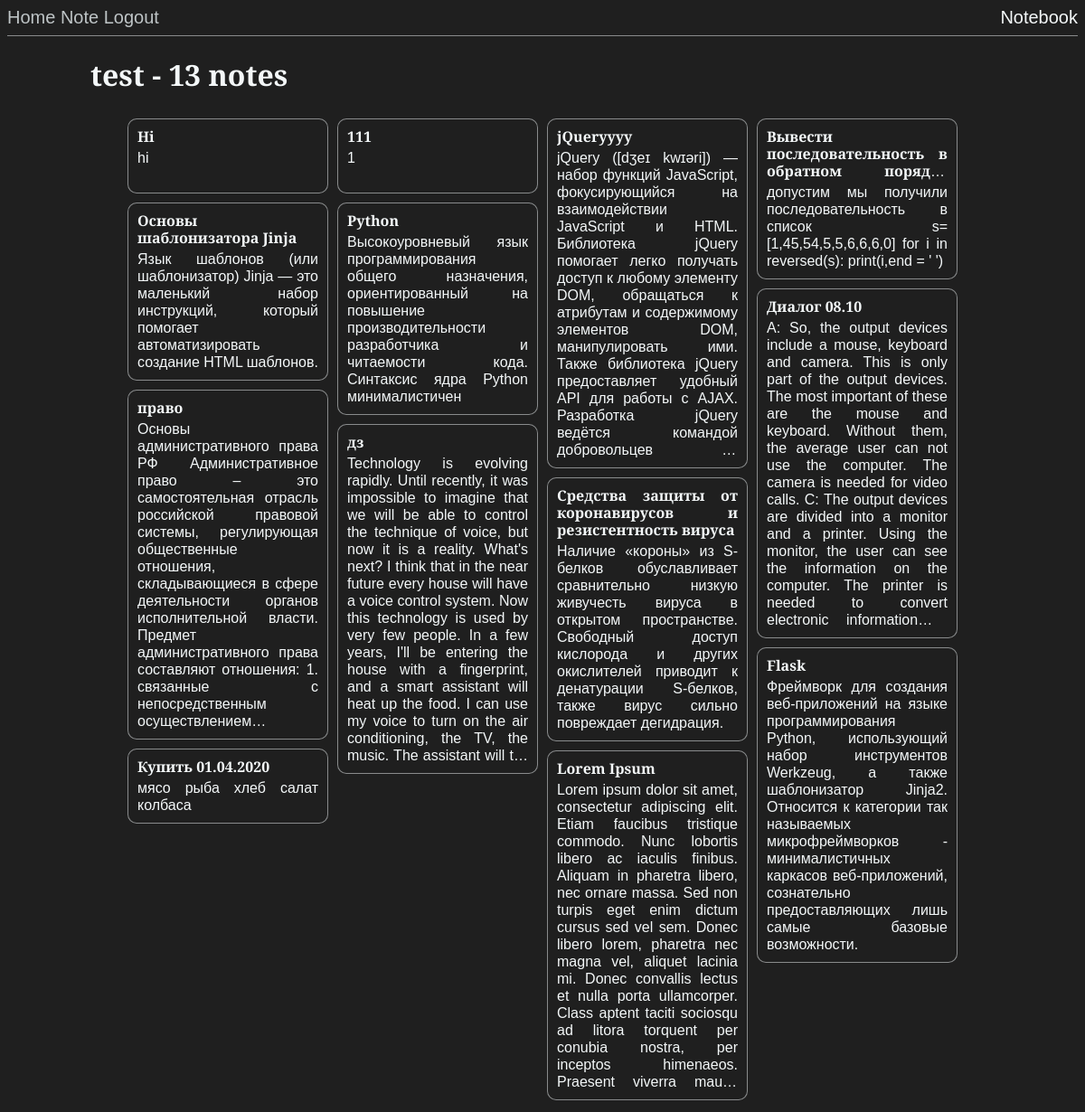
Page /index (signed in) on the committed database.
### app/models.py (models this page shows, shortened)
class User(UserMixin, db.Model):
    id = db.Column(db.Integer, primary_key=True)
    username = db.Column(db.String(64), index=True, unique=True)
    email = db.Column(db.String(120), index=True, unique=True)
    password_hash = db.Column(db.String(128))
    notes = db.relationship('Note', backref='author', lazy='dynamic')

class Note(db.Model):
    id = db.Column(db.Integer, primary_key=True)
    header = db.Column(db.String(64))
    body = db.Column(db.String(140))
    timestamp = db.Column(db.DateTime, index=True, default=datetime.utcnow)
    user_id = db.Column(db.Integer, db.ForeignKey('user.id'))

### app/routes.py (the view)
@app.route('/')
@app.route('/index')
@login_required
def index():
    user = User.query.filter_by(username=current_user.username).first_or_404()
    return render_template('index.html', title='Home', notes=push_notes(user))

### app/models.py (called while the page is built)
@login.user_loader
def load_user(id):
    return User.query.get(int(id))

### app/routes.py (called while the page is built)
def push_notes(user):
    all_notes = []
    notes = user.notes.all()
    for n in reversed(notes):
        all_notes.append({'id': n.id, 'header': n.header, 'body': n.body})
    return all_notes

### app/templates/index.html (shortened to what this page needs)
{% extends "base.html" %}
{% block content %}
    <h1>{{ current_user.username }} - {{notes|length}} notes</h1>
    <div class="note_blocks"
         data-masonry='{ "itemSelector": ".note_block", "columnWidth": ".note_block", "isFitWidth": "true" }'>
        {% for note in notes %}
            <div class="note_block"
                 onclick="window.location.href='{{ url_for('note_edit', username=current_user.username, id=note.id) }}';">
                <p class="note_header"><b>{{ note.header }}</b></p>
                <p class="note_body">{{ note.body }}</p>
            </div>
        {% endfor %}
    </div>
{% endblock %}

### app/templates/base.html (shortened to what this page needs)
<html>
<head>
    <link rel="stylesheet" type="text/css" href="{{ url_for('static', filename='css/jquery.jgrowl.min.css') }}"/>
    <link rel="stylesheet" type="text/css" href="{{ url_for('static', filename='css/styles.css') }}"/>
</head>
<body>
<header>
    <a href="{{ url_for('index') }}">Home</a>
    {% if current_user.is_anonymous %}
        <a href="{{ url_for('login') }}">Login</a>
    {% else %}
        <a href="{{ url_for('note', username=current_user.username) }}">Note</a>
        <a href="{{ url_for('logout') }}">Logout</a>
    {% endif %}
    <span>Notebook</span>
</header>
<hr>
<div class="content">
    {% block content %}{% endblock %}
</div>
</body>
</html>

### app/static/css/styles.css (style rules this page uses)
body { background-color: #1f1f1f; color: #f4f8f9; font-family: 'Alegreya Sans', sans-serif, "Lucida Sans Unicode"; text-align: justify; }
.content { max-width: 1000px; margin: 0 auto; }
header { font-size: 20px; }
header span { float: right; }
a { color: #bec4c6; text-decoration: none; -webkit-transition: all 0.3s ease; -moz-transition: all 0.3s ease; }
hr { border: 0; height: 1px; background: #f4f8f9; opacity: 0.5; }
.note_blocks { margin: 0 auto; user-select: none; }
.note_block p { margin: 0; word-wrap: break-word; }
.note_block { float: left; height: max-content; width: 200px; padding: 10px; border: 1px solid rgba(244, 248, 249, 0.5); border-radius: 10px; background: #1f1f1f; color: #f4f8f9; margin: 5px; -webkit-transition: all 0.3s ease; -moz-transition: all 0.3s ease; }
.note_header { max-height: calc(19px * 3); overflow: hidden; line-height: 19px; display: -webkit-box; -webkit-line-clamp: 3; -webkit-box-orient: vertical; }
.note_body { padding-top: 4px; max-height: calc(19px * 18); min-height: calc(19px * 2); overflow: hidden; line-height: 19px; display: -webkit-box; -webkit-line-clamp: 18; -webkit-box-orient: vertical; }

### rows in the picture
User: username "test"
Note: header "Hi", body "hi"
Note: header "111", body "1"
Note: header "jQueryyyy", body "jQuery ([dʒeɪ kwɪəri]) — набор функций JavaScript, фокусирующийся на взаимодействии JavaScript и HTML. Библиотека jQuery помогает легко получать доступ к любому элементу DOM, обращаться к атрибутам и содержимому элементов DOM, манипулировать ими. Также библиотека jQuery предоставляет удобный API для работы с AJAX. Разработка jQuery ведётся командой добровольцев…"
Note: header "Вывести последовательность в обратном…", body "допустим мы получили последовательность в список s=[1,45,54,5,5,6,6,6,0] for i in reversed(s): print(i,end = ' ')"
Note: header "Основы шаблонизатора Jinja", body "Язык шаблонов (или шаблонизатор) Jinja — это маленький набор инструкций, который помогает автоматизировать создание HTML шаблонов."
Note: header "Python", body "Высокоуровневый язык программирования общего назначения, ориентированный на повышение производительности разработчика и читаемости кода. Синтаксис ядра Python минималистичен"
Note: header "Диалог 08.10", body "А: So, the output devices include a mouse, keyboard and camera. This is only part of the output devices. The most important of these are the mouse and keyboard. Without them, the average user can not use the computer. The camera is needed for video calls. С: The output devices are divided into a monitor and a printer. Using the monitor, the user can see the information on the computer. The printer is needed to convert electronic information…"
Note: header "право", body "Основы административного права РФ Административное право – это самостоятельная отрасль российской правовой системы, регулирующая общественные отношения, складывающиеся в сфере деятельности органов исполнительной власти. Предмет административного права составляют отношения: 1. связанные с непосредственным…"
Note: header "дз", body "Technology is evolving rapidly. Until recently, it was impossible to imagine that we will be able to control the technique of voice, but now it is a reality. What's next? I think that in the near future every house will have a voice control system. Now this technology is used by very few people. In a few years, I'll be entering the house with a fingerprint, and a smart assistant will heat up the food. I can use my voice to turn on the air conditioning, the TV, the music. The assistant will…"
Note: header "Средства защиты от коронавирусов и резистентность вируса", body "Наличие «короны» из S-белков обуславливает сравнительно низкую живучесть вируса в открытом пространстве. Свободный доступ кислорода и других окислителей приводит к денатурации S-белков, также вирус сильно повреждает дегидрация."
Note: header "Flask", body "Фреймворк для создания веб-приложений на языке программирования Python, использующий набор инструментов Werkzeug, а также шаблонизатор Jinja2. Относится к категории так называемых микрофреймворков - минималистичных каркасов веб-приложений, сознательно предоставляющих лишь самые базовые возможности."
Note: header "Купить 01.04.2020", body "мясо рыба хлеб салат колбаса"
Note: header "Lorem Ipsum", body "Lorem ipsum dolor sit amet, consectetur adipiscing elit. Etiam faucibus tristique commodo. Nunc lobortis libero ac iaculis finibus. Aliquam in pharetra libero, nec ornare massa. Sed non turpis eget enim dictum cursus sed vel sem. Donec libero lorem, pharetra nec magna vel, aliquet lacinia mi. Donec convallis lectus et nulla porta ullamcorper. Class aptent taciti sociosqu ad litora torquent per conubia nostra, per inceptos himenaeos. Praesent viverra…"

### other values in the picture
{{ notes|length }} "13"
